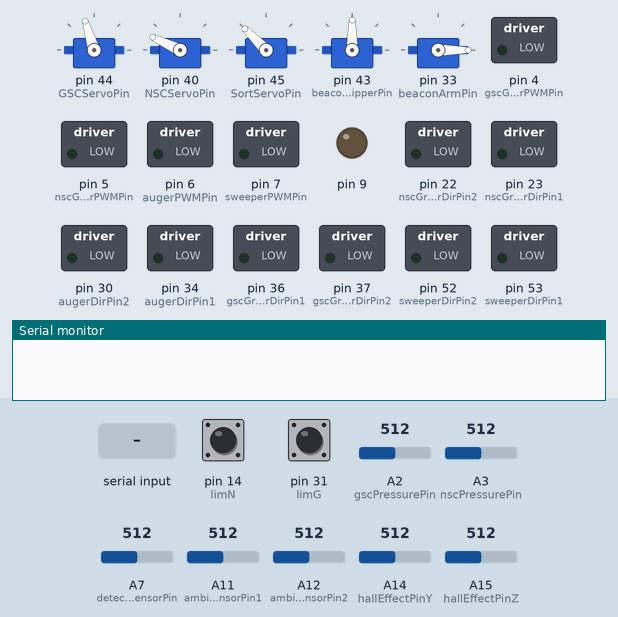
The sketch below on a simulated Arduino Mega 2560, built with avr-gcc and run on an emulated ATmega2560. On the bench: 5 × servo, switched loads named in the sketch (green lamp = pin HIGH), output pins drawn as LEDs (lit = HIGH), the last lines printed to the serial monitor. The test bench sets the inputs (shaded band); at power-on: pin 14 (limN) HIGH, pin 31 (limG) HIGH, A2 (gscPressurePin) = 512, A3 (nscPressurePin) = 512, A7 (detectingPhotoSensorPin) = 512, A11 (ambientPhotoSensorPin1) = 512, A12 (ambientPhotoSensorPin2) = 512, A14 (hallEffectPinY) = 512, A15 (hallEffectPinZ) = 512. Pins used as bus, display or sensor lines are not drawn.

Above: at 1.2 s.
1.3 s: "90,45,200\n" received over Serial
At 1.9 s:
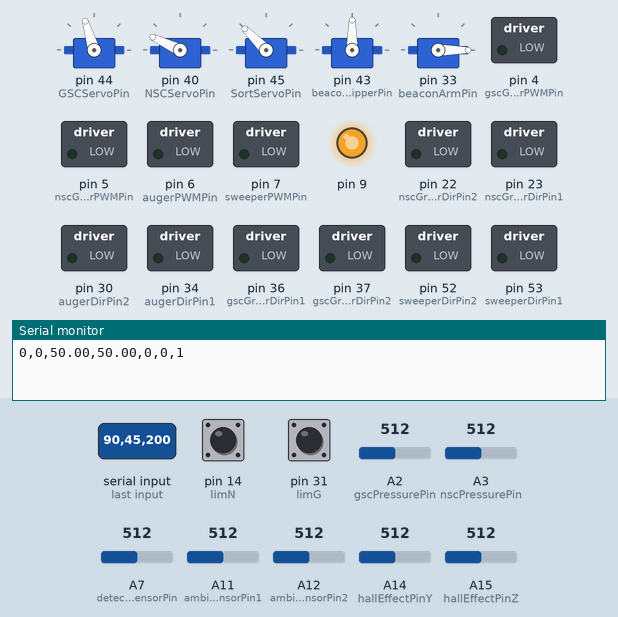
Timing chart, 0 to 4.3 s (numbered marks = the images above; inputs shaded):
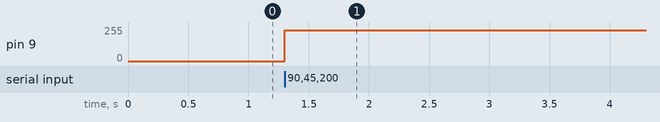

The sketch:

serial_interface_v7.ino
```cpp
#include <TimerOne.h>
#include "const_declarations.h"
#include "nano_to_arduino.h"
#include "arduino_to_nano.h"
#include "sorter.h"

unsigned long t;
unsigned long t_prev = 0;
unsigned long matchTime;
float length = 0;
bool expand = false;
bool extend = false;
bool retract = true;
bool serial = true;
bool translated = false;
bool rotated = false;
bool pressureDetected;
bool int_state = false;
unsigned long previousMillis;

// ********************* Start of Package System *********************
// Define a struct to hold input data received from the Nano
struct InputData {
  //
  float leftWheelSpeed; // -100..100
  float rightWheelSpeed; // -100..100
  int auger; // -1: negative direction, 0: no rotation, 1: positive direction
  int sweeper; // -1: negative direction, 0: no rotation, 1: positive direction
  int beaconArm; // -1: negative direction, 0: no rotation, 1: positive direction
  int beaconGripper; // -1: negative direction, 0: no rotation, 1: positive direction
  int gscGripper; // -1: negative direction, 0: no rotation, 1: positive direction
  int nscGripper; // -1: negative direction, 0: no rotation, 1: positive direction
  int gscLeaner; // -1: negative direction, 0: no rotation, 1: positive direction
  int nscLeaner; // -1: negative direction, 0: no rotation, 1: positive direction
};


// Example command received: 0,0,1,0,0,0,0,0,0,0

// Define a struct to hold output data to be sent to the Nano
struct OutputData {
  int sweeperCurrentSensor; // 0: not stalled, 1: stalled
  int augerCurrentSensor; // 0: not stalled, 1: stalled
  float gscPressureSensor; // 0..100 (full pressure)
  float nscPressureSensor; // 0..100 (full pressure)
  int gscLimitSwitch; // 0: not pressed, 1: pressed
  int nscLimitSwitch; // 0: not pressed, 1: pressed
  int photosensor; // 0: not detected, 1: detected
};

// Global variables for serial data reception
String inputString = "";
bool newData = false;

// Timer variables for sending output data every 100 ms
unsigned long lastSendTime = 0;
const unsigned long sendInterval = 100;  // in milliseconds


// Function declarations
void readSerialData();
InputData parseInputData(const String &packet);
String buildOutputPacket(const OutputData &data);

void setup() {
  Serial.begin(115200);
  pinMode(gscLimitSwitchPin, INPUT);
  pinMode(nscLimitSwitchPin, INPUT);
  pinMode(ambientPhotoSensorPin1, INPUT);
  pinMode(ambientPhotoSensorPin2, INPUT);
  pinMode(detectingPhotoSensorPin, INPUT);
  pinMode(hallEffectPinX, INPUT);
  pinMode(hallEffectPinY, INPUT);
  pinMode(hallEffectPinZ, INPUT);


  // Set Actuator motor driver pins
  pinMode(gscGripperPWMPin, OUTPUT);
  pinMode(gscGripperDirPin1, OUTPUT);
  pinMode(gscGripperDirPin2, OUTPUT);
  pinMode(nscGripperPWMPin, OUTPUT);
  pinMode(nscGripperDirPin1, OUTPUT);
  pinMode(nscGripperDirPin2, OUTPUT);

  // Set sweeper and sweeper arm driver pins
  pinMode(sweeperPWMPin, OUTPUT);
  pinMode(sweeperDirPin1, OUTPUT);
  pinMode(sweeperDirPin2, OUTPUT);

  // Set Auger driver pins
  pinMode(augerPWMPin, OUTPUT);
  pinMode(augerDirPin1, OUTPUT);
  pinMode(augerDirPin2, OUTPUT);

  // Set Servo system pins
  gscLeanerServo.attach(GSCServoPin);
  nscLeanerServo.attach(NSCServoPin);
  pinMode(augerCurrentPin, INPUT);
  pinMode(sweeperCurrentPin, INPUT);
  limG.setDebounceTime(1); // set debounce time to 1 millisecond
  limN.setDebounceTime(1); // set debounce time to 1 millisecond
  limS.setDebounceTime(1); // set debounce time to 1 millisecond

  SortServo.attach(SortServoPin);
  SortServo.write(135); // 90 +-45
  gscLeanerServo.write(107);
  nscLeanerServo.write(desiredAngleNSC);

  pinMode(beamBreak, INPUT);


// CHECK THAT THESE ARE THE CORRECT SERVOS ********************************************************************


  // before
  /*
  BaseServo.attach(beaconBasePin);
  WristServo.attach(beaconWristPin);
  BaseServo.write(initialAngleBase);
  WristServo.write(initialAngleWrist);
  */
  // after
  beaconGripperServo.attach(beaconGripperPin);
  beaconArmServo.attach(beaconArmPin);
  beaconGripperServo.write(initialAngleBeaconGripper);
  beaconArmServo.write(initialAngleBeaconArm);

  matchTime = millis();  // Start tracking match time


  //Serial.println("Arduino integrated send & receive ready...");
}


// FINISH SORT, HALL EFFECT, AND OBJECT DETECTION


void loop() {
limG.loop(); // MUST call the loop() function first
limN.loop(); // MUST call the loop() function first

  // Continuously check for incoming data
  readSerialData();

  // When a complete input packet is received (terminated by '\n')
  if (newData) {

    lastSendTime = millis();
    InputData inputData = parseInputData(inputString);

    // Debug print for input data
    //Serial.println("Debug | Received input data at " + millis());
    /*Serial.print("debug -  Left wheel speed: ");
    Serial.println(inputData.leftWheelSpeed);
    Serial.print("debug -  Right wheel speed: ");
    Serial.println(inputData.rightWheelSpeed);
    Serial.print("debug -  Auger: ");
    Serial.println(inputData.auger);
    Serial.print("debug - Sweeper: ");
    Serial.println(inputData.sweeper);
    Serial.print("debug - Beacon Arm: ");
    Serial.println(inputData.beaconArm);
    Serial.print("debug - Beacon Gripper: ");
    Serial.println(inputData.beaconGripper);
    Serial.print("debug - GSC Gripper: ");
    Serial.println(inputData.gscGripper);
    Serial.print("debug - NSC Gripper: ");
    Serial.println(inputData.nscGripper);
    Serial.print("debug -  GSC Leaner: ");
    Serial.println(inputData.gscLeaner);
    Serial.print("debug - NSC Leaner: ");
    Serial.println(inputData.nscLeaner);
    Serial.println("-------------------------------------");*/

    // call all nano_to_arduino functions
    robotSpeedFunction(inputData.leftWheelSpeed, inputData.rightWheelSpeed);
    augerFunction(inputData.auger);
    sweeperFunction(inputData.sweeper);
    beaconArmFunction(inputData.beaconArm);
    beaconGripperFunction(inputData.beaconGripper);
    gscGripperFunction(0);
    nscGripperFunction(inputData.nscGripper);
    gscLeanerFunction(0);
    nscLeanerFunction(inputData.nscLeaner);

    // Reset for next input packet
    inputString = "";
    newData = false;


    // Simulate output data values; replace with your actual sensor readings
    OutputData outputData;
    //OutputData outputData;      // this was here twice for some reason. Should just be deleted but left it in case
    /*
    outputData.sweeperCurrentSensor = analogRea/*d(sweeperCurrentPin) > 500 ? 1 : 0;
    outputData.augerCurrentSensor = analogRead(augerCurrentPin) > 500 ? 1 : 0;
    outputData.gscPressureSensor = (analogRead(gscPressurePin) / 1023.0) * 100;
    outputData.nscPressureSensor = (analogRead(nscPressurePin) / 1023.0) * 100;
    outputData.gscLimitSwitch = digitalRead(gscLimitSwitchPin);
    outputData.nscLimitSwitch = digitalRead(nscLimitSwitchPin);
    outputData.photosensor = digitalRead(photoSensorPin);
    */

    // call all arduino_to_nano functions
    outputData.sweeperCurrentSensor = sweeperCurrentSensorFunction();
    outputData.augerCurrentSensor = augerCurrentSensorFunction();
    outputData.gscPressureSensor = gscPressureSensorFunction();
    outputData.nscPressureSensor = nscPressureSensorFunction();
    outputData.gscLimitSwitch = gscLimitSwitchFunction();
    outputData.nscLimitSwitch = nscLimitSwitchFunction();
    outputData.photosensor = photosensorFunction();


    // Build and send the output packet
    String packetToSend = buildOutputPacket(outputData);
    //Serial.println("Debug | Sent output data at " + String(millis()));
    Serial.println(packetToSend);
    //Serial.println(millis()-lastSendTime);
  }

  // Check if it's time to send output data (every 100 ms)
  //if (millis() - lastSendTime >= sendInterval) {
  //}
  sorter();
}


// Function definitions

// Reads available characters from Serial and flags when a newline is detected
void readSerialData() {
  while (Serial.available() > 0) {
    char c = (char)Serial.read();
    //Serial.write(c);
    if (c == '\n') {
      newData = true;
    } else {
      inputString += c;
    }
  }
}

// Parses a comma-separated string into an InputData struct
InputData parseInputData(const String &packet) {
  InputData data;
  int startIndex = 0;
  int commaIndex;

  // Helper lambda to extract the next field
  auto getNextField = [&]() -> String {
    commaIndex = packet.indexOf(',', startIndex);
    if (commaIndex == -1) {
      commaIndex = packet.length();
    }
    String field = packet.substring(startIndex, commaIndex);
    startIndex = commaIndex + 1;
    return field;
  };

  data.leftWheelSpeed  = getNextField().toFloat();
  data.rightWheelSpeed = getNextField().toFloat();
  data.auger           = getNextField().toInt();
  data.sweeper         = getNextField().toInt();
  data.beaconArm       = getNextField().toInt();
  data.beaconGripper   = getNextField().toInt();
  data.gscGripper      = getNextField().toInt();
  data.nscGripper      = getNextField().toInt();
  data.gscLeaner       = getNextField().toInt();
  data.nscLeaner       = getNextField().toInt();

  return data;
}

// Builds a comma-separated output packet from OutputData struct values
String buildOutputPacket(const OutputData &data) {
  String packet = "";
  packet += String(data.sweeperCurrentSensor)     + ",";
  packet += String(data.augerCurrentSensor)       + ",";
  packet += String(data.gscPressureSensor, 2)     + ",";
  packet += String(data.nscPressureSensor, 2)     + ",";
  packet += String(data.gscLimitSwitch)           + ",";
  packet += String(data.nscLimitSwitch)           + ",";
  packet += String(data.photosensor);
  return packet;
}
```

arduino_to_nano.cpp
```cpp
#include "arduino_to_nano.h"


// Function to read the sweeper current sensor and return stall status
int sweeperCurrentSensorFunction() {
   /* // Read the current sensor value (this is just an example)
    analogRead(sweeperCurrentPin);   // used to switch adc to specific pinNumber
    // no power 0.27V
    //
    //
    voltageSweeperSensor = analogRead(sweeperCurrentPin) * (5.0 / 1023.0); // Convert ADC value to voltage
    //Serial.print("debug - ");
    //Serial.println(average_analogRead(sweeperCurrentPin, voltageSweeperSensor));
    average_analogRead(sweeperCurrentPin, voltageSweeperSensor);
    currentSweeperSensor = (voltageSweeperSensor - sensorOffset) / sensitivity; // Convert voltage to current
    //Serial.print("debug - analogRead(sweeperCurrentPin): ");
    //Serial.println(analogRead(sweeperCurrentPin));
    //Serial.print("debug - voltageSweeperSensor: ");
    //Serial.println(voltageSweeperSensor);
    //Serial.print("debug - currentSweeperSensor: ");
    //Serial.println(currentSweeperSensor);
    /*if(currentSweeperSensor > 0.35) {    // Threshold may need to be adjusted to 1A
        // Stalled
        return 1;
    } else {
        // Not stalled
        return 0;
    }*/
    return 0;
}


// Function to read the auger current sensor and return stall status
int augerCurrentSensorFunction() {
   /* //Serial.print("debug - ");
    //Serial.println(average_analogRead(augerCurrentPin, voltageAugerSensor));
    average_analogRead(augerCurrentPin, voltageAugerSensor);
    currentAugerSensor = (voltageAugerSensor - sensorOffset) / sensitivity; // Convert voltage to current
    //Serial.print("debug - analogRead(augerCurrentPin): ");
    //Serial.println(analogRead(augerCurrentPin));
    //Serial.print("debug - voltageAugerSensor: ");
    //Serial.println(voltageAugerSensor);
    //Serial.print("debug - currentAugerSensor: ");
    //Serial.println(currentAugerSensor);
    /*if(currentAugerSensor > 0.35) {    // Threshold may need to be adjusted to 1A
        // Stalled
        return 1;
    } else {
        // Not stalled
        return 0;
    }*/
    return 0;
}


// Function to read the GSC pressure sensor and return pressure value (0..100)
float gscPressureSensorFunction() {
    // Read the pressure sensor value (this is just an example)
    analogRead(gscPressurePin);   // used to switch adc to specific pinNumber
    float gscPressureSensor = analogRead(gscPressurePin);

    // Convert raw sensor value to a percentage (0-100)
    float pressure = map(gscPressureSensor, 0, 1023, 0, 100);

    return pressure;
}


// Function to read the NSC pressure sensor and return pressure value (0..100)
float nscPressureSensorFunction() {
    // Read the pressure sensor value (this is just an example)
    analogRead(nscPressurePin);   // used to switch adc to specific pinNumber
    float nscPressureSensor = analogRead(nscPressurePin);

    // Convert raw sensor value to a percentage (0-100)
    float pressure = map(nscPressureSensor, 0, 1023, 0, 100);

    return pressure;
}


// Function to read the GSC limit switch and return pressed status
int gscLimitSwitchFunction() {
    // Read the limit switch value
    int gscLimitSwitch = 1-limG.getStateRaw();    // If getStateRaw is 0 (low), the button is pressed

    // Return pressed (1) or not pressed (0)
    return gscLimitSwitch;
}


// Function to read the NSC limit switch and return pressed status
int nscLimitSwitchFunction() {
    // Read the limit switch value
    int nscLimitSwitch = 1-limN.getStateRaw();    // If getStateRaw is 0 (low), the button is pressed

    // Return pressed (1) or not pressed (0)
    return nscLimitSwitch;
}


// Helper function for photosensorFunction()
float average_analogRead(int pinNumber, float &movingAverage){
  int sampleAverageCount = 10;   // Set for now. Update as needed.

  analogRead(pinNumber);   // used to switch adc to specific pinNumber

  movingAverage = movingAverage + ((analogRead(pinNumber) - movingAverage) / sampleAverageCount);

  float movingAverageVolts = movingAverage * (5.0 / 1023.0);   // Find Volts by dividing by bin width and multiplying by 5 (max voltage)
  return movingAverageVolts;
}


// Function to read the photoresistor and return detection status
int photosensorFunction() {

  ambientSensorVoltage1 = average_analogRead(ambientPhotoSensorPin1, movingAverageAmbient1);   // pin and average for ambient photoresistor
  ambientSensorVoltage2 = average_analogRead(ambientPhotoSensorPin2, movingAverageAmbient2);   // pin and average for ambient photoresistor
  startLEDSensorVoltage = average_analogRead(detectingPhotoSensorPin, movingAverageDetecting);   // pin and average for start LED photoresistor
  if(((startLEDSensorVoltage < ambientSensorVoltage2) && (startLEDSensorVoltage < ambientSensorVoltage1))


  ){
    return 0; // Not Detected
  } else{
    return 1; // Detected
  }
}
```

arduino_to_nano.h
```cpp
#ifndef ARDUINO_TO_NANO_H
#define ARDUINO_TO_NANO_H

#include "const_declarations.h"
// This file is for functions that are used to communicate data from the arduino to the nano.


int sweeperCurrentSensorFunction();
int augerCurrentSensorFunction();
float gscPressureSensorFunction();
float nscPressureSensorFunction();
int gscLimitSwitchFunction();
int nscLimitSwitchFunction();
int photosensorFunction();
float average_analogRead(int pinNumber, float &movingAverage);

#endif
```

const_declarations.cpp
```cpp
#include "const_declarations.h"

Servo gscLeanerServo, nscLeanerServo, SortServo, beaconArmServo, beaconGripperServo;

ezButton limG(31, INTERNAL_PULLUP);
ezButton limN(14, INTERNAL_PULLUP);
ezButton limS(33, INTERNAL_PULLUP);

float voltageAugerSensor, currentAugerSensor, voltageSweeperSensor, currentSweeperSensor;
float movingAverageAmbient1, movingAverageAmbient2, movingAverageDetecting,
      ambientSensorVoltage1, ambientSensorVoltage2, startLEDSensorVoltage;
```

nano_to_arduino.h
```cpp
#ifndef NANO_TO_ARDUINO_H
#define NANO_TO_ARDUINO_H

#include "const_declarations.h"
// This file is for functions that are used to communicate data from the nano to the arduino.

void robotSpeedFunction(float leftWheelSpeed, float rightWheelSpeed);
void augerFunction(int auger);
void sweeperFunction(int sweeper);
void beaconArmFunction(int beaconArm);
void beaconGripperFunction(int beaconGripper);
void gscGripperFunction(int gscGripper);
void nscGripperFunction(int nscGripper);
void gscLeanerFunction(int gscLeaner);
void nscLeanerFunction(int nscLeaner);

#endif
```

sorter.h
```cpp
#ifndef SORTER_H
#define SORTER_H

#include <Arduino.h>
#include <Servo.h>
//#include <const_declarations.h>

// State definitions
#define WAIT_FOR_PRESENCE 0
#define UPDATE_GATE 10
#define WAIT_FOR_ABSENCE 20

// Function Prototypes

/**
 * Main sorter state machine function.
 * This function should be called continuously in the main loop.
 */
void sorter();

/**
 * Reads the hall effect sensor and returns the material type.
 * @return 1 if the sensor reading is above the threshold (magnetic material), 0 otherwise.
 */
int readHallEffectSensorX();

/**
 * Reads the hall effect sensor and returns the material type.
 * @return 1 if the sensor reading is above the threshold (magnetic material), 0 otherwise.
 */
int readHallEffectSensorY();

/**
 * Reads the hall effect sensor and returns the material type.
 * @return 1 if the sensor reading is above the threshold (magnetic material), 0 otherwise.
 */
int readHallEffectSensorZ();

/**
 * Reads the IR presence sensor.
 * @return 1 if the sensor reading is above the threshold (object present), 0 otherwise.
 */
int readIRSensor();

/**
 * Writes the sorter gate position.
 * @param dir: 0 = Mid position, -1 = Geodenium position, 1 = Nebulite position.
 */
void writeSorterGate(int dir);

/**
 * Retrieves the hall sensor value from a specific time in the past.
 * @param targetTime The target timestamp (in milliseconds) for the lookup.
 * @return The hall sensor reading (1 or 0) closest to the target time.
 */
int getHallSensorValueAtTime(unsigned long targetTime);

// External declaration for the servo object controlling the sorter gate.
// (Assume that sorterServo is defined and initialized in your source file.)
extern Servo sorterServo;

#endif // SORTER_H
```

Source omitted: const_declarations.h (4508 bytes), nano_to_arduino.cpp (6989 bytes), sorter.cpp (6944 bytes)

Measured:
- after the input at 1.3 s, pin 9: 0/255 → 229/255 at once
